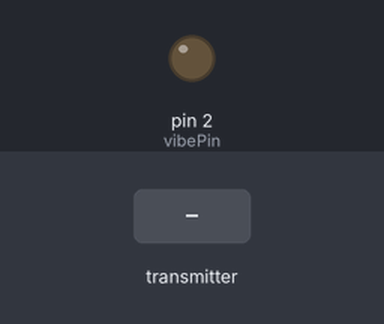
This sketch was run on a simulated Arduino Uno, built with avr-gcc and run on an emulated ATmega328P. Parts: output pins drawn as LEDs (lit = HIGH). Dashed ring = blinking. Inputs (shaded band) come from the test bench. No radio packets arrive unless stated; what the sketch prints to the serial monitor is not drawn.

Above: at 1.2 s.
1.3 s: the transmitter starts sending distance = 0
At 1.56 s:
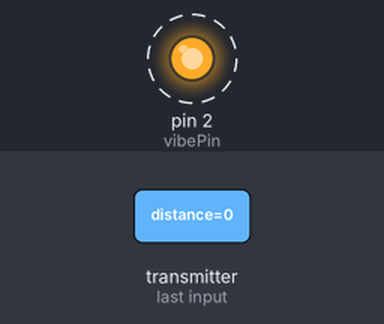
4.3 s: the transmitter starts sending distance = 256
At 4.3 s:
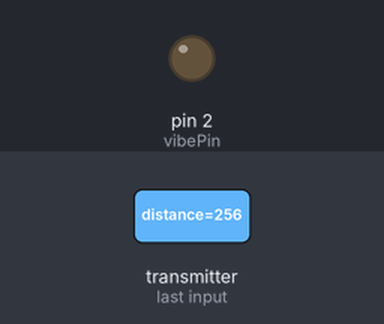
Timing chart, 0 to 7.3 s (numbered marks = the images above; inputs shaded):
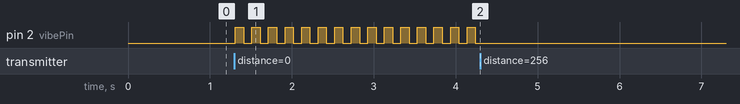

Measured:
- after the input at 1.3 s, pin 2 (vibePin): alternates HIGH for 0.10 s and LOW for 0.10 s, starting at once
- after the input at 4.3 s, pin 2 (vibePin): stops changing and stays LOW

The sketch:

resever_2_alt_code.ino
```cpp
#include <SPI.h>
#include <nRF24L01.h>
#include <RF24.h>

RF24 radio(7, 8); // CE, CSN
const byte address[6] = "00002";
const int vibePin = 2;
int vibState = LOW;

unsigned long timeAft = 0;

void setup() {
  Serial.begin(9600);
  radio.begin();
  radio.openReadingPipe(0, address);
  radio.setPALevel(RF24_PA_HIGH);
  radio.startListening();
  pinMode(vibePin, OUTPUT);

}
void loop() {

  if (radio.available()) {
   while (radio.available()) {
    int distance = 0;
    radio.read(&distance, sizeof(distance));

    unsigned long timeElapsed = millis();


    if (distance < 100) {

          if (timeElapsed - timeAft >= distance*5){
            timeAft = timeElapsed;
                 if (vibState == LOW) {
              vibState = HIGH;
            } else {
              vibState = LOW;
            }
           }
       digitalWrite(vibePin, vibState);
    }
      else  { digitalWrite(vibePin, LOW);
    }

     Serial.print("Distance: ");
     Serial.print(distance);
     Serial.print(" time Elapsed ");
     Serial.print(timeElapsed);
 }
  }else { digitalWrite(vibePin, LOW);}


 delay(100);

}
```
